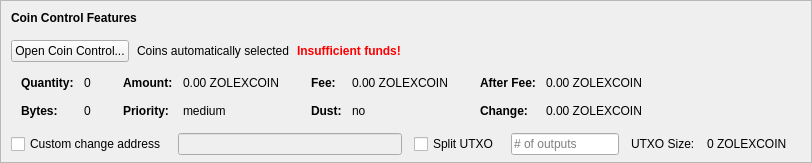
    <widget class="QFrame" name="frameCoinControl">
     <property name="sizePolicy">
      <sizepolicy hsizetype="Expanding" vsizetype="Expanding">
       <horstretch>0</horstretch>
       <verstretch>0</verstretch>
      </sizepolicy>
     </property>
     <property name="maximumSize">
      <size>
       <width>16777215</width>
       <height>16777215</height>
      </size>
     </property>
     <property name="frameShape">
      <enum>QFrame::StyledPanel</enum>
     </property>
     <property name="frameShadow">
      <enum>QFrame::Sunken</enum>
     </property>
     <layout class="QVBoxLayout" name="verticalLayoutCoinControl2">
      <property name="spacing">
       <number>0</number>
      </property>
      <property name="leftMargin">
       <number>0</number>
      </property>
      <property name="topMargin">
       <number>0</number>
      </property>
      <property name="rightMargin">
       <number>0</number>
      </property>
      <property name="bottomMargin">
       <number>6</number>
      </property>
      <item>
       <layout class="QVBoxLayout" name="verticalLayoutCoinControl" stretch="0,0,0,0,1">
        <property name="spacing">
         <number>0</number>
        </property>
        <property name="leftMargin">
         <number>10</number>
        </property>
        <property name="topMargin">
         <number>10</number>
        </property>
        <item>
         <layout class="QHBoxLayout" name="horizontalLayoutCoinControl1">
          <property name="bottomMargin">
           <number>15</number>
          </property>
          <item>
           <widget class="QLabel" name="labelCoinControlFeatures">
            <property name="sizePolicy">
             <sizepolicy hsizetype="Preferred" vsizetype="Maximum">
              <horstretch>0</horstretch>
              <verstretch>0</verstretch>
             </sizepolicy>
            </property>
            <property name="font">
             <font>
              <weight>75</weight>
              <bold>true</bold>
             </font>
            </property>
            <property name="styleSheet">
             <string notr="true">font-weight:bold;</string>
            </property>
            <property name="text">
             <string>Coin Control Features</string>
            </property>
           </widget>
          </item>
         </layout>
        </item>
        <item>
         <layout class="QHBoxLayout" name="horizontalLayoutCoinControl2" stretch="0,0,0,0">
          <property name="spacing">
           <number>8</number>
          </property>
          <property name="bottomMargin">
           <number>10</number>
          </property>
          <item>
           <widget class="QPushButton" name="pushButtonCoinControl">
            <property name="styleSheet">
             <string notr="true"/>
            </property>
            <property name="text">
             <string>Open Coin Control...</string>
            </property>
            <property name="autoDefault">
             <bool>false</bool>
            </property>
           </widget>
          </item>
          <item>
           <widget class="QLabel" name="labelCoinControlAutomaticallySelected">
            <property name="text">
             <string>Coins automatically selected</string>
            </property>
            <property name="margin">
             <number>5</number>
            </property>
           </widget>
          </item>
          <item>
           <widget class="QLabel" name="labelCoinControlInsuffFunds">
            <property name="font">
             <font>
              <weight>75</weight>
              <bold>true</bold>
             </font>
            </property>
            <property name="styleSheet">
             <string notr="true">color:red;font-weight:bold;</string>
            </property>
            <property name="text">
             <string>Insufficient funds!</string>
            </property>
            <property name="margin">
             <number>5</number>
            </property>
           </widget>
          </item>
          <item>
           <spacer name="horizontalSpacerCoinControl">
            <property name="orientation">
             <enum>Qt::Horizontal</enum>
            </property>
            <property name="sizeHint" stdset="0">
             <size>
              <width>40</width>
              <height>1</height>
             </size>
            </property>
           </spacer>
          </item>
         </layout>
        </item>
        <item>
         <widget class="QWidget" name="widgetCoinControl" native="true">
          <property name="sizePolicy">
           <sizepolicy hsizetype="Preferred" vsizetype="Preferred">
            <horstretch>0</horstretch>
            <verstretch>0</verstretch>
           </sizepolicy>
          </property>
          <property name="minimumSize">
           <size>
            <width>0</width>
            <height>0</height>
           </size>
          </property>
          <property name="styleSheet">
           <string notr="true"/>
          </property>
          <layout class="QHBoxLayout" name="horizontalLayoutCoinControl5">
           <property name="leftMargin">
            <number>0</number>
           </property>
           <property name="topMargin">
            <number>0</number>
           </property>
           <property name="rightMargin">
            <number>0</number>
           </property>
           <property name="bottomMargin">
            <number>0</number>
           </property>
           <item>
            <layout class="QHBoxLayout" name="horizontalLayoutCoinControl3" stretch="0,0,0,1">
             <property name="spacing">
              <number>20</number>
             </property>
             <property name="topMargin">
              <number>0</number>
             </property>
             <property name="bottomMargin">
              <number>10</number>
             </property>
             <item>
              <layout class="QFormLayout" name="formLayoutCoinControl1">
               <property name="horizontalSpacing">
                <number>10</number>
               </property>
               <property name="verticalSpacing">
                <number>14</number>
               </property>
               <property name="leftMargin">
                <number>10</number>
               </property>
               <property name="topMargin">
                <number>4</number>
               </property>
               <property name="rightMargin">
                <number>6</number>
               </property>
               <item row="0" column="0">
                <widget class="QLabel" name="labelCoinControlQuantityText">
                 <property name="font">
                  <font>
                   <weight>75</weight>
                   <bold>true</bold>
                  </font>
                 </property>
                 <property name="text">
                  <string>Quantity:</string>
                 </property>
                 <property name="margin">
                  <number>0</number>
                 </property>
                </widget>
               </item>
               <item row="0" column="1">
                <widget class="QLabel" name="labelCoinControlQuantity">
                 <property name="cursor">
                  <cursorShape>IBeamCursor</cursorShape>
                 </property>
                 <property name="contextMenuPolicy">
                  <enum>Qt::ActionsContextMenu</enum>
                 </property>
                 <property name="text">
                  <string notr="true">0</string>
                 </property>
                 <property name="margin">
                  <number>0</number>
                 </property>
                 <property name="textInteractionFlags">
                  <set>Qt::LinksAccessibleByMouse|Qt::TextSelectableByKeyboard|Qt::TextSelectableByMouse</set>
                 </property>
                </widget>
               </item>
               <item row="1" column="0">
                <widget class="QLabel" name="labelCoinControlBytesText">
                 <property name="font">
                  <font>
                   <weight>75</weight>
                   <bold>true</bold>
                  </font>
                 </property>
                 <property name="text">
                  <string>Bytes:</string>
                 </property>
                </widget>
               </item>
               <item row="1" column="1">
                <widget class="QLabel" name="labelCoinControlBytes">
                 <property name="cursor">
                  <cursorShape>IBeamCursor</cursorShape>
                 </property>
                 <property name="contextMenuPolicy">
                  <enum>Qt::ActionsContextMenu</enum>
                 </property>
                 <property name="text">
                  <string notr="true">0</string>
                 </property>
                 <property name="textInteractionFlags">
                  <set>Qt::LinksAccessibleByMouse|Qt::TextSelectableByKeyboard|Qt::TextSelectableByMouse</set>
                 </property>
                </widget>
               </item>
              </layout>
             </item>
             <item>
              <layout class="QFormLayout" name="formLayoutCoinControl2">
               <property name="horizontalSpacing">
                <number>10</number>
               </property>
               <property name="verticalSpacing">
                <number>14</number>
               </property>
               <property name="leftMargin">
                <number>6</number>
               </property>
               <property name="topMargin">
                <number>4</number>
               </property>
               <property name="rightMargin">
                <number>6</number>
               </property>
               <item row="0" column="0">
                <widget class="QLabel" name="labelCoinControlAmountText">
                 <property name="font">
                  <font>
                   <weight>75</weight>
                   <bold>true</bold>
                  </font>
                 </property>
                 <property name="text">
                  <string>Amount:</string>
                 </property>
                 <property name="margin">
                  <number>0</number>
                 </property>
                </widget>
               </item>
               <item row="0" column="1">
                <widget class="QLabel" name="labelCoinControlAmount">
                 <property name="cursor">
                  <cursorShape>IBeamCursor</cursorShape>
                 </property>
                 <property name="contextMenuPolicy">
                  <enum>Qt::ActionsContextMenu</enum>
                 </property>
                 <property name="text">
                  <string notr="true">0.00 ZOLEXCOIN</string>
                 </property>
                 <property name="textInteractionFlags">
                  <set>Qt::LinksAccessibleByMouse|Qt::TextSelectableByKeyboard|Qt::TextSelectableByMouse</set>
                 </property>
                </widget>
               </item>
               <item row="1" column="0">
                <widget class="QLabel" name="labelCoinControlPriorityText">
                 <property name="font">
                  <font>
                   <weight>75</weight>
                   <bold>true</bold>
                  </font>
                 </property>
                 <property name="text">
                  <string>Priority:</string>
                 </property>
                </widget>
               </item>
               <item row="1" column="1">
                <widget class="QLabel" name="labelCoinControlPriority">
                 <property name="cursor">
                  <cursorShape>IBeamCursor</cursorShape>
                 </property>
                 <property name="contextMenuPolicy">
                  <enum>Qt::ActionsContextMenu</enum>
                 </property>
                 <property name="text">
                  <string>medium</string>
                 </property>
                 <property name="textInteractionFlags">
                  <set>Qt::LinksAccessibleByMouse|Qt::TextSelectableByKeyboard|Qt::TextSelectableByMouse</set>
                 </property>
                </widget>
               </item>
              </layout>
             </item>
             <item>
              <layout class="QFormLayout" name="formLayoutCoinControl3">
               <property name="horizontalSpacing">
                <number>10</number>
               </property>
               <property name="verticalSpacing">
                <number>14</number>
               </property>
               <property name="leftMargin">
                <number>6</number>
               </property>
               <property name="topMargin">
                <number>4</number>
               </property>
               <property name="rightMargin">
                <number>6</number>
               </property>
               <item row="0" column="0">
                <widget class="QLabel" name="labelCoinControlFeeText">
                 <property name="font">
                  <font>
                   <weight>75</weight>
                   <bold>true</bold>
                  </font>
                 </property>
                 <property name="text">
                  <string>Fee:</string>
                 </property>
                 <property name="margin">
                  <number>0</number>
                 </property>
                </widget>
               </item>
               <item row="0" column="1">
                <widget class="QLabel" name="labelCoinControlFee">
                 <property name="cursor">
                  <cursorShape>IBeamCursor</cursorShape>
                 </property>
                 <property name="contextMenuPolicy">
                  <enum>Qt::ActionsContextMenu</enum>
                 </property>
                 <property name="text">
                  <string notr="true">0.00 ZOLEXCOIN</string>
                 </property>
                 <property name="textInteractionFlags">
                  <set>Qt::LinksAccessibleByMouse|Qt::TextSelectableByKeyboard|Qt::TextSelectableByMouse</set>
                 </property>
                </widget>
               </item>
               <item row="1" column="0">
                <widget class="QLabel" name="labelCoinControlLowOutputText">
                 <property name="font">
                  <font>
                   <weight>75</weight>
                   <bold>true</bold>
                  </font>
                 </property>
                 <property name="text">
                  <string>Dust:</string>
                 </property>
                </widget>
               </item>
               <item row="1" column="1">
                <widget class="QLabel" name="labelCoinControlLowOutput">
                 <property name="cursor">
                  <cursorShape>IBeamCursor</cursorShape>
                 </property>
                 <property name="contextMenuPolicy">
                  <enum>Qt::ActionsContextMenu</enum>
                 </property>
                 <property name="text">
                  <string>no</string>
                 </property>
                 <property name="textInteractionFlags">
                  <set>Qt::LinksAccessibleByMouse|Qt::TextSelectableByKeyboard|Qt::TextSelectableByMouse</set>
                 </property>
                </widget>
               </item>
              </layout>
             </item>
             <item>
              <layout class="QFormLayout" name="formLayoutCoinControl4">
               <property name="horizontalSpacing">
                <number>10</number>
               </property>
               <property name="verticalSpacing">
                <number>14</number>
               </property>
               <property name="leftMargin">
                <number>6</number>
               </property>
               <property name="topMargin">
                <number>4</number>
               </property>
               <property name="rightMargin">
                <number>6</number>
               </property>
               <item row="0" column="0">
                <widget class="QLabel" name="labelCoinControlAfterFeeText">
                 <property name="font">
                  <font>
                   <weight>75</weight>
                   <bold>true</bold>
                  </font>
                 </property>
                 <property name="text">
                  <string>After Fee:</string>
                 </property>
                 <property name="margin">
                  <number>0</number>
                 </property>
                </widget>
               </item>
               <item row="0" column="1">
                <widget class="QLabel" name="labelCoinControlAfterFee">
                 <property name="cursor">
                  <cursorShape>IBeamCursor</cursorShape>
                 </property>
                 <property name="contextMenuPolicy">
                  <enum>Qt::ActionsContextMenu</enum>
                 </property>
                 <property name="text">
                  <string notr="true">0.00 ZOLEXCOIN</string>
                 </property>
                 <property name="textInteractionFlags">
                  <set>Qt::LinksAccessibleByMouse|Qt::TextSelectableByKeyboard|Qt::TextSelectableByMouse</set>
                 </property>
                </widget>
               </item>
               <item row="1" column="0">
                <widget class="QLabel" name="labelCoinControlChangeText">
                 <property name="font">
                  <font>
                   <weight>75</weight>
                   <bold>true</bold>
                  </font>
                 </property>
                 <property name="text">
                  <string>Change:</string>
                 </property>
                </widget>
               </item>
               <item row="1" column="1">
                <widget class="QLabel" name="labelCoinControlChange">
                 <property name="cursor">
                  <cursorShape>IBeamCursor</cursorShape>
                 </property>
                 <property name="contextMenuPolicy">
                  <enum>Qt::ActionsContextMenu</enum>
                 </property>
                 <property name="text">
                  <string notr="true">0.00 ZOLEXCOIN</string>
                 </property>
                 <property name="textInteractionFlags">
                  <set>Qt::LinksAccessibleByMouse|Qt::TextSelectableByKeyboard|Qt::TextSelectableByMouse</set>
                 </property>
                </widget>
               </item>
              </layout>
             </item>
            </layout>
           </item>
          </layout>
         </widget>
        </item>
        <item>
         <layout class="QHBoxLayout" name="horizontalLayoutCoinControl4" stretch="0,0,0,0,0,0,0">
          <property name="spacing">
           <number>12</number>
          </property>
          <property name="sizeConstraint">
           <enum>QLayout::SetDefaultConstraint</enum>
          </property>
          <property name="topMargin">
           <number>5</number>
          </property>
          <property name="rightMargin">
           <number>5</number>
          </property>
          <item>
           <widget class="QCheckBox" name="checkBoxCoinControlChange">
            <property name="toolTip">
             <string>If this is activated, but the change address is empty or invalid, change will be sent to a newly generated address.</string>
            </property>
            <property name="text">
             <string>Custom change address</string>
            </property>
           </widget>
          </item>
          <item>
           <widget class="QValidatedLineEdit" name="lineEditCoinControlChange">
            <property name="enabled">
             <bool>false</bool>
            </property>
            <property name="sizePolicy">
             <sizepolicy hsizetype="Expanding" vsizetype="Fixed">
              <horstretch>0</horstretch>
              <verstretch>0</verstretch>
             </sizepolicy>
            </property>
           </widget>
          </item>
          <item>
           <widget class="QCheckBox" name="splitBlockCheckBox">
            <property name="text">
             <string>Split UTXO</string>
            </property>
           </widget>
          </item>
          <item>
           <widget class="QLineEdit" name="splitBlockLineEdit">
            <property name="sizePolicy">
             <sizepolicy hsizetype="Fixed" vsizetype="Fixed">
              <horstretch>50</horstretch>
              <verstretch>0</verstretch>
             </sizepolicy>
            </property>
            <property name="placeholderText">
             <string># of outputs</string>
            </property>
           </widget>
          </item>
          <item>
           <widget class="QLabel" name="labelBlockSizeText">
            <property name="text">
             <string>UTXO Size:</string>
            </property>
           </widget>
          </item>
          <item>
           <widget class="QLabel" name="labelBlockSize">
            <property name="text">
             <string>0 ZOLEXCOIN</string>
            </property>
           </widget>
          </item>
          <item>
           <widget class="QLabel" name="labelCoinControlChangeLabel">
            <property name="sizePolicy">
             <sizepolicy hsizetype="Preferred" vsizetype="Expanding">
              <horstretch>0</horstretch>
              <verstretch>0</verstretch>
             </sizepolicy>
            </property>
            <property name="minimumSize">
             <size>
              <width>0</width>
              <height>0</height>
             </size>
            </property>
            <property name="text">
             <string/>
            </property>
            <property name="margin">
             <number>3</number>
            </property>
           </widget>
          </item>
         </layout>
        </item>
        <item>
         <spacer name="verticalSpacerCoinControl">
          <property name="orientation">
           <enum>Qt::Vertical</enum>
          </property>
          <property name="sizeHint" stdset="0">
           <size>
            <width>800</width>
            <height>1</height>
           </size>
          </property>
         </spacer>
        </item>
       </layout>
      </item>
     </layout>
    </widget>
